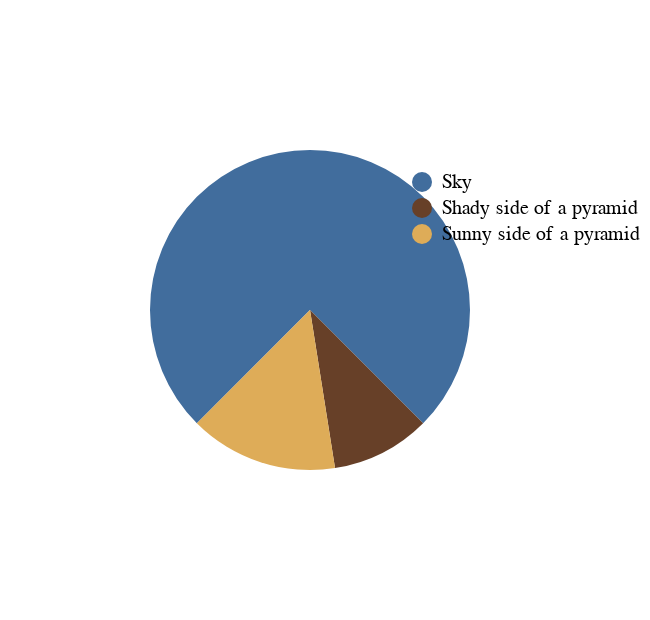

Express this chart as Vega-Lite.
### Vega-Lite specification from a JSON file in a GitHub repository (floating-point values rounded to 4 significant figures)
{"$schema": "https://vega.github.io/schema/vega-lite/v4.json", "description": "Reproducing http://robslink.com/SAS/democd91/pyramid_pie.htm", "data": {"values": [{"category": "Sky", "value": 75, "order": 3}, {"category": "Shady side of a pyramid", "value": 10, "order": 1}, {"category": "Sunny side of a pyramid", "value": 15, "order": 2}]}, "mark": {"type": "arc", "outerRadius": 80}, "encoding": {"theta": {"field": "value", "type": "quantitative", "scale": {"range": [2.356, 8.639]}, "stack": true}, "color": {"field": "category", "type": "nominal", "scale": {"domain": ["Sky", "Shady side of a pyramid", "Sunny side of a pyramid"], "range": ["#416D9D", "#674028", "#DEAC58"]}, "legend": {"orient": "none", "title": null, "columns": 1, "legendX": 200, "legendY": 80}}, "order": {"field": "order"}}, "view": {"stroke": null}, "config": {}}
